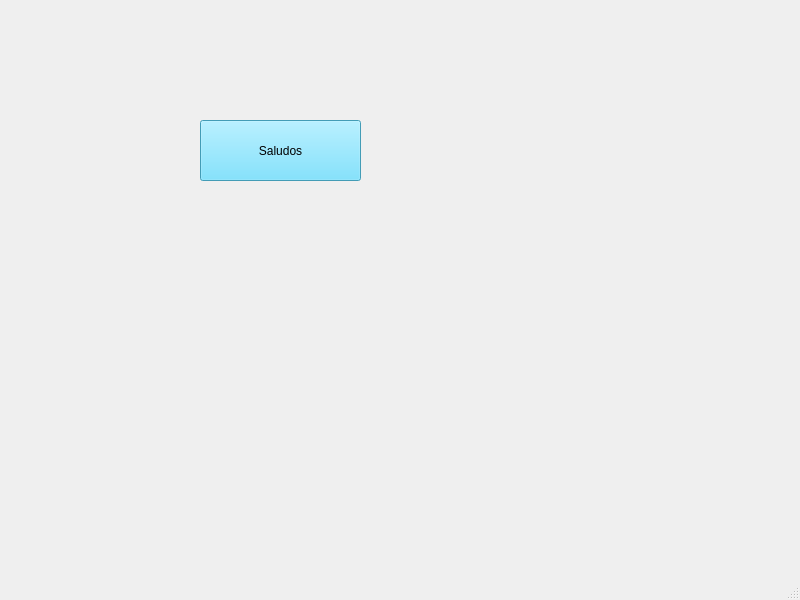
<?xml version="1.0" encoding="UTF-8"?>
<ui version="4.0">
 <class>MainWindow</class>
 <widget class="QMainWindow" name="MainWindow">
  <property name="geometry">
   <rect>
    <x>0</x>
    <y>0</y>
    <width>800</width>
    <height>600</height>
   </rect>
  </property>
  <property name="windowTitle">
   <string>MainWindow</string>
  </property>
  <widget class="QWidget" name="centralwidget">
   <widget class="QPushButton" name="btn_saludos">
    <property name="geometry">
     <rect>
      <x>200</x>
      <y>120</y>
      <width>161</width>
      <height>61</height>
     </rect>
    </property>
    <property name="styleSheet">
     <string notr="true">background-color: rgb(94, 218, 255);</string>
    </property>
    <property name="text">
     <string>Saludos</string>
    </property>
   </widget>
  </widget>
  <widget class="QMenuBar" name="menubar">
   <property name="geometry">
    <rect>
     <x>0</x>
     <y>0</y>
     <width>800</width>
     <height>18</height>
    </rect>
   </property>
  </widget>
  <widget class="QStatusBar" name="statusbar"/>
 </widget>
 <resources/>
 <connections/>
</ui>
